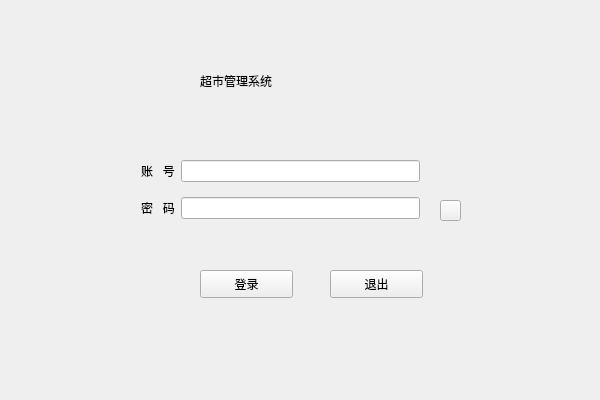
<?xml version="1.0" encoding="UTF-8"?>
<ui version="4.0">
 <class>loginWindows</class>
 <widget class="QMainWindow" name="loginWindows">
  <property name="geometry">
   <rect>
    <x>0</x>
    <y>0</y>
    <width>600</width>
    <height>400</height>
   </rect>
  </property>
  <property name="windowTitle">
   <string>loginWindows</string>
  </property>
  <widget class="QWidget" name="centralWidget">
   <widget class="QPushButton" name="loginBtn">
    <property name="geometry">
     <rect>
      <x>200</x>
      <y>270</y>
      <width>93</width>
      <height>28</height>
     </rect>
    </property>
    <property name="text">
     <string>登录</string>
    </property>
    <property name="shortcut">
     <string>Return</string>
    </property>
   </widget>
   <widget class="QPushButton" name="creatBtn">
    <property name="geometry">
     <rect>
      <x>330</x>
      <y>270</y>
      <width>93</width>
      <height>28</height>
     </rect>
    </property>
    <property name="text">
     <string>退出</string>
    </property>
   </widget>
   <widget class="QLabel" name="label_3">
    <property name="geometry">
     <rect>
      <x>200</x>
      <y>50</y>
      <width>221</width>
      <height>61</height>
     </rect>
    </property>
    <property name="styleSheet">
     <string notr="true">font: 22pt &quot;Adobe 黑体 Std R&quot;;</string>
    </property>
    <property name="text">
     <string>超市管理系统</string>
    </property>
   </widget>
   <widget class="QWidget" name="layoutWidget">
    <property name="geometry">
     <rect>
      <x>130</x>
      <y>140</y>
      <width>301</width>
      <height>101</height>
     </rect>
    </property>
    <layout class="QGridLayout" name="gridLayout">
     <item row="0" column="0">
      <widget class="QLabel" name="label">
       <property name="text">
        <string>账   号</string>
       </property>
       <property name="alignment">
        <set>Qt::AlignCenter</set>
       </property>
      </widget>
     </item>
     <item row="0" column="1">
      <widget class="QLineEdit" name="userEdit"/>
     </item>
     <item row="1" column="0">
      <widget class="QLabel" name="label_2">
       <property name="text">
        <string>密   码</string>
       </property>
       <property name="alignment">
        <set>Qt::AlignCenter</set>
       </property>
      </widget>
     </item>
     <item row="1" column="1">
      <widget class="QLineEdit" name="passworkEdit">
       <property name="echoMode">
        <enum>QLineEdit::Password</enum>
       </property>
      </widget>
     </item>
    </layout>
   </widget>
   <widget class="QPushButton" name="pushButton">
    <property name="geometry">
     <rect>
      <x>440</x>
      <y>200</y>
      <width>21</width>
      <height>21</height>
     </rect>
    </property>
    <property name="styleSheet">
     <string notr="true"/>
    </property>
    <property name="text">
     <string/>
    </property>
   </widget>
  </widget>
 </widget>
 <layoutdefault spacing="6" margin="11"/>
 <resources/>
 <connections/>
</ui>
